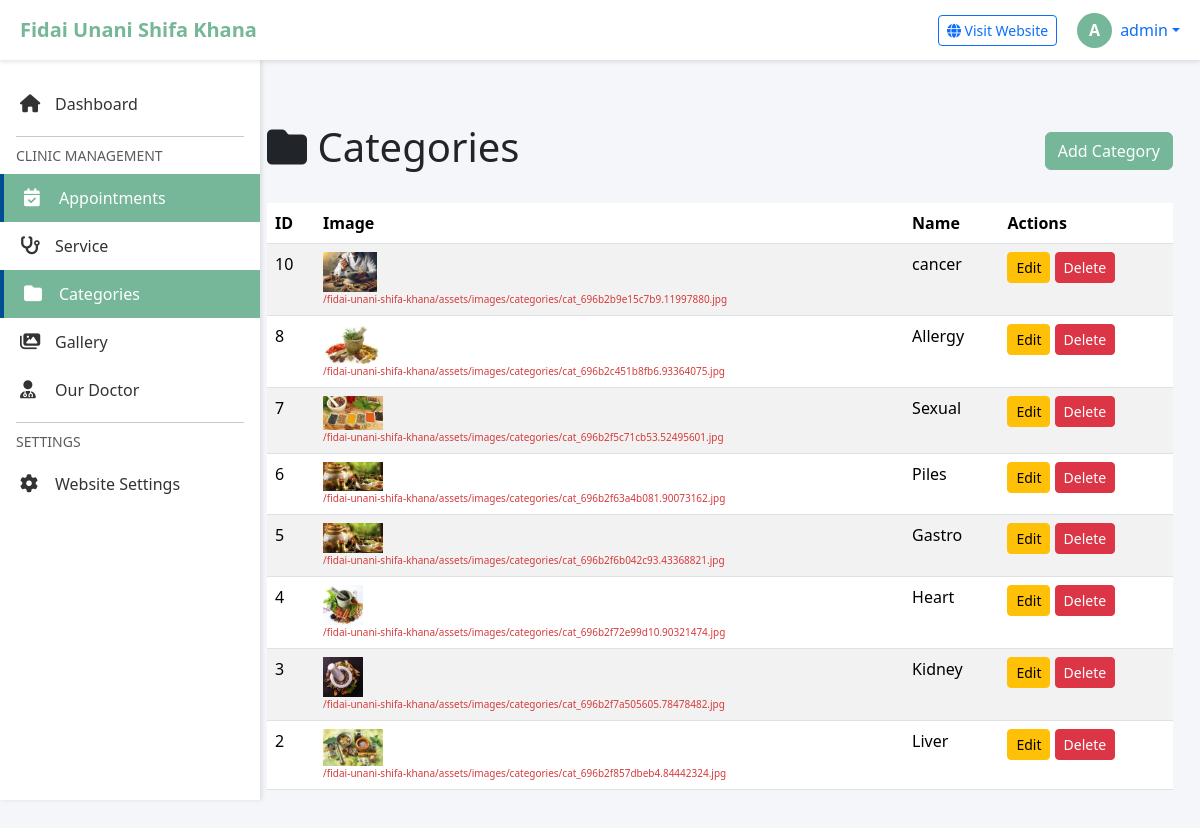
/admin/categories/index.php (signed in), run on the app's committed database.
### tables this page shows
CREATE TABLE `categories` (
  `id` int(11) NOT NULL,
  `name` varchar(100) NOT NULL,
  `image` varchar(255) DEFAULT NULL
);

### admin/categories/index.php (the view, shortened to what this page needs)
<?php
require_once '../includes/config.php';
$categories = mysqli_query($conn, "SELECT id, name, image FROM categories ORDER BY id DESC");
include '../includes/header.php';
include '../includes/sidebar.php';
?>
<div class="container py-5">
    <div class="d-flex justify-content-between align-items-center mb-4">
        <h1><i class="fas fa-folder"></i> Categories</h1>
        <a href="add.php" class="btn btn-primary">Add Category</a>
    </div>
    <table class="table table-striped">
        <thead>
            <tr>
                <th>ID</th>
                <th>Image</th>
                <th>Name</th>
                <th>Actions</th>
            </tr>
        </thead>
        <tbody>
            <?php if(mysqli_num_rows($categories) > 0): ?>
                <?php while($category = mysqli_fetch_assoc($categories)): ?>
                    <tr>
                        <td><?php echo $category['id']; ?></td>
                        <td>
                            <?php if(!empty($category['image'])): ?>
                                <div>
                                    <img src="/fidai-unani-shifa-khana/assets/images/categories/<?php echo $category['image']; ?>" alt="Category Image" style="max-width:60px;max-height:40px;">
                                        <div style="font-size:10px;color:#d63b3b;word-break:break-all;">
                                            <?php echo '/fidai-unani-shifa-khana/assets/images/categories/' . $category['image']; ?>
                                        </div>
                                </div>
                            <?php else: ?>
                                <span class="text-muted">No image</span>
                            <?php endif; ?>
                        </td>
                        <td><?php echo $category['name']; ?></td>
                        <td>
                            <a href="edit.php?id=<?php echo $category['id']; ?>" class="btn btn-sm btn-warning">Edit</a>
                            <a href="delete.php?id=<?php echo $category['id']; ?>" class="btn btn-sm btn-danger" onclick="return confirm('Are you sure?')">Delete</a>
                        </td>
                    </tr>
                <?php endwhile; ?>
            <?php else: ?>
                <tr>
                    <td colspan="4" class="text-center">No categories found.</td>
                </tr>
            <?php endif; ?>
        </tbody>
    </table>
</div>
<?php include '../includes/footer.php'; ?>

### admin/includes/header.php (style rules this page uses)
:root { --primary-color: #75b798; --secondary-color: #004e92; --sidebar-width: 260px; --header-height: 60px; }
* { margin: 0; padding: 0; box-sizing: border-box; }
body { font-family: 'Segoe UI', Tahoma, Geneva, Verdana, sans-serif; background: #f4f6f9; }
.btn-primary { background: var(--primary-color); border-color: var(--primary-color); }

### data on the page
categories: id "10", image (picture), image "cat_696b2b9e15c7b9.11997880.jpg", name "cancer"
categories: id "8", image (picture), image "cat_696b2c451b8fb6.93364075.jpg", name "Allergy"
categories: id "7", image (picture), image "cat_696b2f5c71cb53.52495601.jpg", name "Sexual"
categories: id "6", image (picture), image "cat_696b2f63a4b081.90073162.jpg", name "Piles"
categories: id "5", image (picture), image "cat_696b2f6b042c93.43368821.jpg", name "Gastro"
categories: id "4", image (picture), image "cat_696b2f72e99d10.90321474.jpg", name "Heart"
categories: id "3", image (picture), image "cat_696b2f7a505605.78478482.jpg", name "Kidney"
categories: id "2", image (picture), image "cat_696b2f857dbeb4.84442324.jpg", name "Liver"

### other printed values
substr($_SESSION['admin_name'] ?? 'A', 0, 1) "A"
$_SESSION['admin_name'] "admin"
